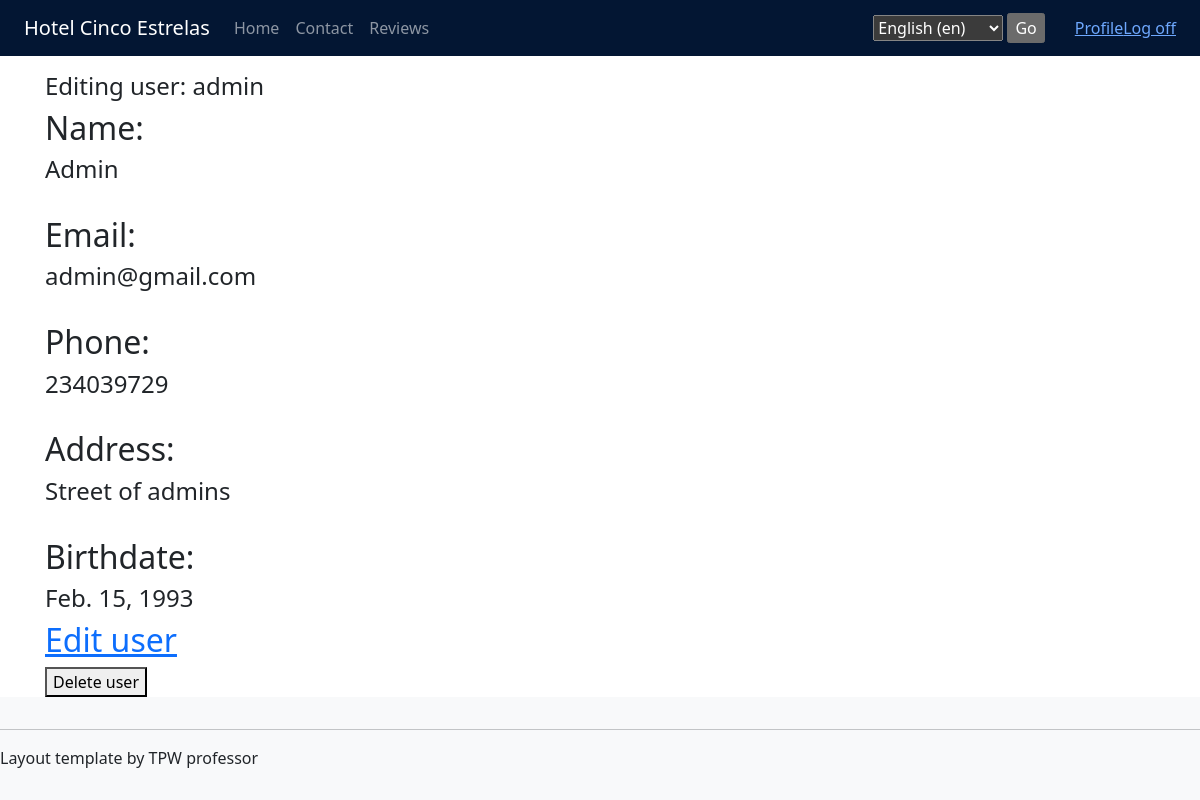
The app's page /functionalities/admin/users/1/ (signed in) with its own data.
### app/models.py (models this page shows, shortened)
class User(models.Model):
    name = models.CharField(max_length=100)
    email = models.EmailField(max_length=100, unique=True)
    password = models.CharField(max_length=20)
    phone = models.CharField(max_length=9)
    address = models.CharField(max_length=100)
    birthdate = models.DateField()
    rooms = models.ManyToManyField('Room', through='Booking')
    image = models.ImageField(upload_to='images/', null=True, blank=True, default=None)
    objects = UserManager()

### app/views.py (the view)
# urls.py: path('functionalities/admin/users/<str:id>/', views.user_info, name='user_info'),
@login_required()
@user_passes_test(superuser_check)
def user_info(request, id):
    user = User.objects.get(id=id)
    if request.method == 'POST':
        u = user_auth.objects.get(pk=int(id))
        user.delete()
        u.delete()
        messages.success(request, 'User deleted successfully')
        return render(request, 'user_info.html')
    else:
        params = {
            'name': user.name,
            'email': user.email,
            'password': user.password,
            'phone': user.phone,
            'address': user.address,
            'birthdate': user.birthdate,
        }
        return render(request, 'user_info.html', params)

### app/views.py (called while the page is built)
def superuser_check(user):
    return user.is_superuser

### app/templates/user_info.html (shortened to what this page needs)
{% extends "layout.html" %}
{% block content %}
{% if messages %}
    {% for message in messages %}
        <h1>{{ message }}</h1>
    {% endfor %}
    <a href="{% url 'view_users' %}">Return to user list</a>
{% else %}
    <h4>Editing user: {{ user }} </h4>
    <h2>Name:
        <h4>{{ name }}</h4>
    </h2><br>
    <h2>Email:
        <h4>{{ email }}</h4>
    </h2><br>
    <h2>Phone:
        <h4>{{ phone }}</h4>
    </h2><br>
    <h2>Address:
        <h4>{{ address }}</h4>
    </h2><br>
    <h2>Birthdate:
        <h4>{{ birthdate }}</h4>
    </h2>
    <a href="edit"><h2>Edit user</h2></a>
    <form action="" method="post">
        <button type="submit" name="delete_button" value="delete">Delete user</button>
    </form>
{% endif %}
{% endblock %}

### records on screen
User: name "Admin", email "admin@gmail.com", phone "234039729", address "Street of admins", birthdate "Feb. 15, 1993"

### other values on screen
{{ user }} "admin"
form field language "English (en)"
